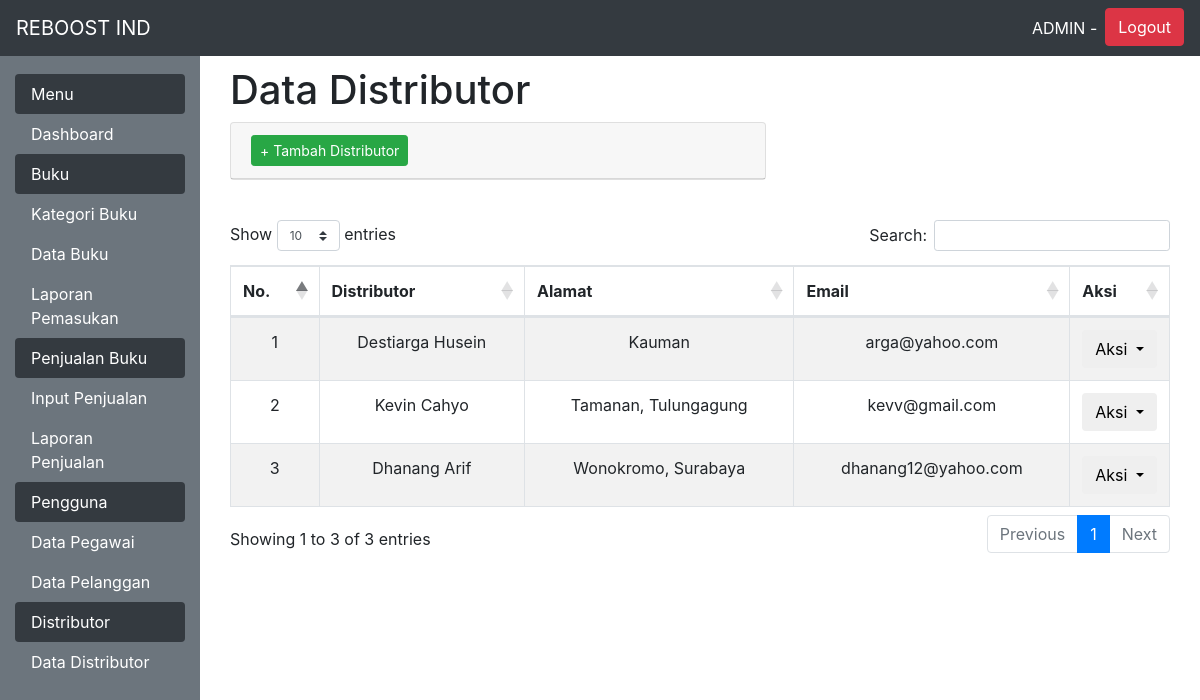
/admin.php?menu=datadistributor (signed in), run on the app's committed database.
### tables this page shows
CREATE TABLE `distributor` (
  `id_distributor` int(11) NOT NULL,
  `nama` varchar(100) NOT NULL,
  `alamat` varchar(255) NOT NULL,
  `email` varchar(100) NOT NULL
);

### functions.php (called while the page is built, shortened)
<?php
	$conn = mysqli_connect("localhost","root","","reboost");
	function query($query)
	{
		global $conn;
		$result = mysqli_query($conn, $query);
		$rows = [];
		while ($row = mysqli_fetch_assoc($result))
		{
			$rows[] = $row;
		}
		return $rows;
	}
 ?>

### menu/datadistributor.php (the view, shortened to what this page needs)
<?php
include 'functions.php';
$distributors = query("SELECT * FROM distributor");
?>
<div class="container">
	<h1>Data Distributor</h1>
	<div class="row">
		<div class="col-md-7">
		<div class="">
			<div class="card mb-3" >
				<div class="card-header bg-default"><button class="btn btn-success btn-sm" type="button" data-toggle="collapse" data-target="#tambahDistributor">
						+ Tambah Distributor
					</button></div>
		</div>
		</div>
			</div>
		<div class="col-md-12">
			<br>
			<table class="table table-striped table-bordered dt-responsive nowrap" id="example">
				<thead>
					<tr>
						<th align="center">No.</th>
						<th align="center">Distributor</th>
						<th align="center">Alamat</th>
						<th align="center">Email</th>
						<th align="center">Aksi</th>
					</tr>
				</thead>
				<tbody>
					<?php $i = 1; foreach ($distributors as $distributor) : ?>
					  <tr>
					    <td align="center"><?php echo "$i"; ?></td>
					    <td align="center"><?php echo $distributor["nama"]; ?></td>
					    <td align="center"><?php echo $distributor["alamat"]; ?></td>
					    <td align="center"><?php echo $distributor["email"]; ?></td>
					    <td width="5%" align="center">
					    	<div class="btn-group">
					         	<button type="button" class="btn btn-default dropdown-toggle" data-toggle="dropdown" aria-haspopup="true" aria-expanded="false">
					         		Aksi <span class="caret"></span>
					         	</button>
					        </div>
					    </td>
					  </tr>
					<?php $i++; endforeach; ?>
				</tbody>
			</table>
</div>

### data on the page
distributor: nama "Destiarga Husein", alamat "Kauman", email "arga@yahoo.com"
distributor: nama "Kevin Cahyo", alamat "Tamanan, Tulungagung", email "kevv@gmail.com"
distributor: nama "Dhanang Arif", alamat "Wonokromo, Surabaya", email "dhanang12@yahoo.com"
